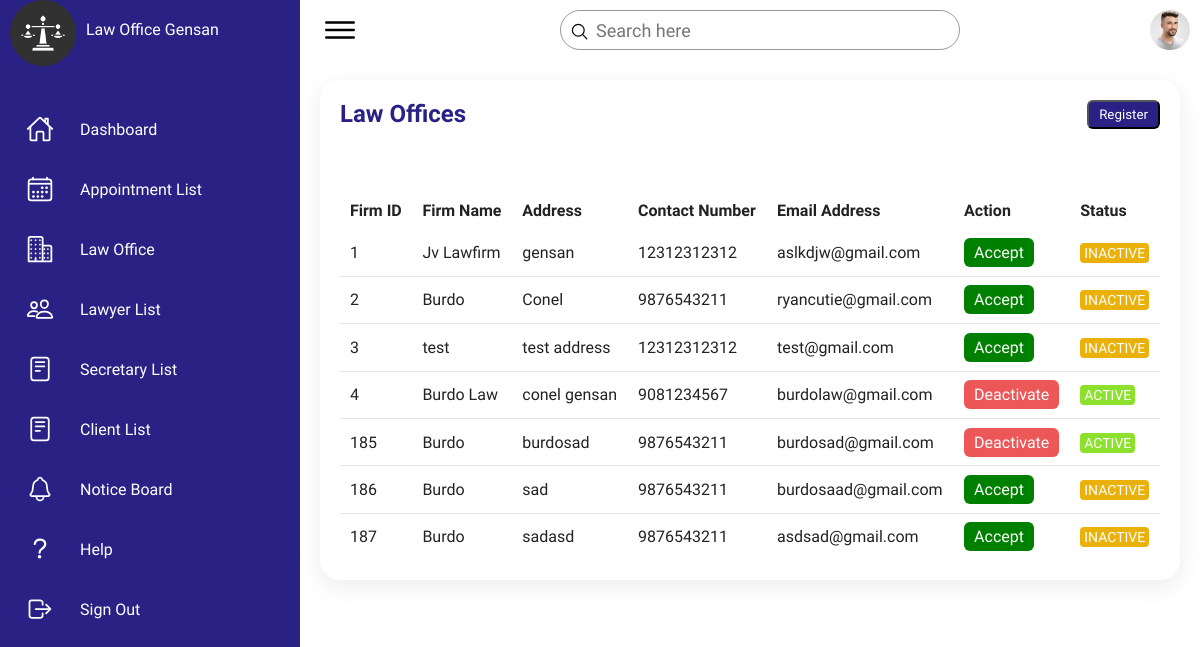
Screenshot of /LawyerOfficeFinal.php with the database file from the repository.
### tables this page shows
CREATE TABLE `tbl_officecred` (
  `office_credid` int(11) NOT NULL,
  `office_id` int(11) NOT NULL,
  `office_address` varchar(244) NOT NULL,
  `office_contact` bigint(11) NOT NULL
);

CREATE TABLE `tbl_officeinfo` (
  `office_id` int(11) NOT NULL,
  `office_name` varchar(244) NOT NULL,
  `office_email` varchar(244) NOT NULL,
  `office_status` int(11) NOT NULL
);

### LawyerOfficeFinal.php (the view, shortened to what this page needs)
<?php
include "dbconn.php";
$sql = "SELECT tbl_officeinfo.office_id, tbl_officeinfo.office_name, tbl_officeinfo.office_email, tbl_officeinfo.office_status, tbl_officecred.office_address, tbl_officecred.office_contact
FROM tbl_officeinfo
JOIN tbl_officecred ON tbl_officeinfo.office_id = tbl_officecred.office_id";
$result = mysqli_query($conn, $sql);
?>
<!DOCTYPE html>
<html lang="en">
<head>
    <link rel="stylesheet" href="LawyerOfficeFinal.css">
</head>
<body>
    <div class="container">
        <div class="navigation">
            <ul>
                <li>
                    <a href="#">
                        <span class="icon">
                            <img src="assets/imgs/justice-scale.png" alt="" style="width: 66px; height: 66px;" >
                        </span>
                        <span class="title">Law Office Gensan</span>
                    </a>
                </li>
                <li>
                    <a href="Dashboard.php">
                        <span class="icon">
                            <ion-icon name="home-outline"></ion-icon>
                        </span>
                        <span class="title">Dashboard</span>
                    </a>
                </li>
                <li>
                    <a href="appointmentlist.php">
                        <span class="icon">
                            <ion-icon name="calendar-outline"></ion-icon>
                        </span>
                        <span class="title">Appointment List</span>
                    </a>
                </li>
                <li>
                    <a href="LawyerOfficeFinal.php">
                        <span class="icon">
                            <ion-icon name="business-outline"></ion-icon>
                        </span>
                        <span class="title">Law Office</span>
                    </a>
                </li>
                <li>
                    <a href="Lawyer.php">
                        <span class="icon">
                            <ion-icon name="people-outline"></ion-icon>
                        </span>
                        <span class="title">Lawyer List</span>
                    </a>
                </li>
                <li>
                    <a href="secretarylist.php">
                        <span class="icon">
                            <ion-icon name="reader-outline"></ion-icon>
                        </span>
                        <span class="title">Secretary List</span>
                    </a>
                </li>
                <li>
                    <a href="clientlist.php">
                        <span class="icon">
                            <ion-icon name="reader-outline"></ion-icon>
                        </span>
                        <span class="title">Client List</span>
                    </a>
                </li>
                <li>
                    <a href="noticeboard.php">
                        <span class="icon">
                            <ion-icon name="notifications-outline"></ion-icon>
                        </span>
                        <span class="title">Notice Board</span>
                    </a>
                </li>
                <li>
                    <a href="#">
                        <span class="icon">
                            <ion-icon name="help-outline"></ion-icon>
                        </span>
                        <span class="title">Help</span>
                    </a>
                </li>
                <li>
                    <a href="homepage.php">
                        <span class="icon">
                            <ion-icon name="log-out-outline"></ion-icon>
                        </span>
                        <span class="title">Sign Out</span>
                    </a>
                </li>
            </ul>
        </div>
        <div class="main">
            <div class="topbar">
                <div class="toggle">
                    <ion-icon name="menu-outline"></ion-icon>
                </div>
                <div class="search">
                    <label>
                        <input type="text" placeholder="Search here" id="search-input">
                        <ion-icon name="search-outline"></ion-icon>
                    </label>
                </div>
                <div class="user">
                    <img src="assets/imgs/customer01.jpg" alt="">
                </div>
            </div>
            <div class="details">
                <div class="Appointment">
                    <div class="cardHeader">
                        <h2>Law Offices</h2>
                        <button id="registerBtn" class="btn">Register</button>
                    </div>
                    <table id="lawoffice-table">
                        <thead>
                            <tr>
                                <td>Firm ID</td>
                                <td>Firm Name</td>
                                <td>Address</td>
                                <td>Contact Number</td>
                                <td>Email Address</td>
                                <td>Action</td>
                                <td>Status</td>
                            </tr>
                        </thead>
                        <tbody>
                        <tr>
                                <?php
                                    while($row = mysqli_fetch_assoc($result))
                                    {
                                ?>
                                    <td><?php echo $row['office_id'] ?></td>
                                    <td><?php echo $row['office_name']; ?></td>
                                    <td><?php echo $row['office_address']; ?></td>
                                    <td><?php echo $row['office_contact']; ?></td>
                                    <td><?php echo $row['office_email']; ?></td>
                                    <td>
                                        <?php
                                        if($row['office_status'] == 0) {
                                            echo '<p><a href="activate.php?office_id='.$row['office_id'].'&status=1" class="method active">Accept</a></p>';
                                        }
                                        else {
                                            echo '<p><a href="activate.php?office_id='.$row['office_id'].'&status=0" class="method deactive">Deactivate</a></p>';
                                        }
                                        ?>
                                    </td>
                                    <td>
                                        <?php
                                        if($row['office_status'] == 1) {
                                        echo '<span class="status delivered">ACTIVE</span>';
                                        } else {
                                            echo '<span class="status pending">INACTIVE</span>';
                                        }
                                        ?>
                                    </td>
                            </tr>
                                <?php
                                    }
                                    ?>
                        </tbody>
                    </table>
                </div>
            </div>
        </div>
    </div>
</body>
</html>

### LawyerOfficeFinal.css (style rules this page uses)
* { font-family: "Ubuntu", sans-serif; margin: 0; padding: 0; box-sizing: border-box; }
:root { --blue: #2a2185; --white: #fff; --gray: #f5f5f5; --black1: #222; --black2: #999; }
body { min-height: 100vh; overflow-x: hidden; }
.container { position: relative; width: 100%; }
.navigation { position: fixed; width: 300px; height: 100%; background: var(--blue); border-left: 10px solid var(--blue); transition: 0.5s; overflow: hidden; }
.navigation ul { position: absolute; top: 0; left: 0; width: 100%; }
.navigation ul li { position: relative; width: 100%; list-style: none; border-top-left-radius: 30px; border-bottom-left-radius: 30px; }
.navigation ul li:nth-child(1) { margin-bottom: 40px; pointer-events: none; }
.navigation ul li a { position: relative; display: block; width: 100%; display: flex; text-decoration: none; color: var(--white); }
.navigation ul li a .icon { position: relative; display: block; min-width: 60px; height: 60px; line-height: 75px; text-align: center; }
.navigation ul li a .icon ion-icon { font-size: 1.75rem; }
.navigation ul li a .title { position: relative; display: block; padding: 0 10px; height: 60px; line-height: 60px; text-align: start; white-space: nowrap; }
.main { position: absolute; width: calc(100% - 300px); left: 300px; min-height: 100vh; background: var(--white); transition: 0.5s; }
.topbar { width: 100%; height: 60px; display: flex; justify-content: space-between; align-items: center; padding: 0 10px; }
.toggle { position: relative; width: 60px; height: 60px; display: flex; justify-content: center; align-items: center; font-size: 2.5rem; cursor: pointer; }
.search { position: relative; width: 400px; margin: 0 10px; }
.search label { position: relative; width: 100%; }
.search label input { width: 100%; height: 40px; border-radius: 40px; padding: 5px 20px; padding-left: 35px; font-size: 18px; outline: none; border: 1px solid var(--black2); }
.search label ion-icon { position: absolute; top: 0; left: 10px; font-size: 1.2rem; }
.user { position: relative; width: 40px; height: 40px; border-radius: 50%; overflow: hidden; cursor: pointer; }
.user img { position: absolute; top: 0; left: 0; width: 100%; height: 100%; object-fit: cover; }
.details { position: relative; width: 100%; padding: 20px; }
.details .Appointment { position: relative; display: grid; min-height: 500px; background: var(--white); padding: 20px; box-shadow: 0 7px 25px rgba(0, 0, 0, 0.08); border-radius: 20px; }
.details .cardHeader { display: flex; justify-content: space-between; align-items: flex-start; }
.cardHeader h2 { font-weight: 600; color: var(--blue); }
.cardHeader .btn { position: relative; padding: 5px 10px; background: var(--blue); text-decoration: none; color: var(--white); border-radius: 6px; cursor: pointer; }
.details table { width: 100%; border-collapse: collapse; margin-top: 10px; }
.details table thead td { font-weight: 600; }
.details .Appointment table tr { color: var(--black1); border-bottom: 1px solid rgba(0, 0, 0, 0.1); }
.details .Appointment table tr:last-child { border-bottom: none; }
.details .Appointment table tr td { padding: 10px; }
.details .Appointment table tr td:last-child { text-align: left; }
.details .Appointment table tr td:nth-child(2) { text-align: left; }
.details .Appointment table tr td:nth-child(3) { text-align: left; }
.status.delivered { padding: 2px 4px; background: #8de02c; color: var(--white); border-radius: 4px; font-size: 14px; font-weight: 500; }
.method.active { position: relative; padding: 5px 10px; background: green; text-decoration: none; color: var(--white); border-radius: 6px; cursor: pointer; }
.method.deactive { position: relative; padding: 5px 10px; background: rgb(237, 87, 87); text-decoration: none; color: var(--white); border-radius: 6px; cursor: pointer; }
.status.pending { padding: 2px 4px; background: #e9b10a; color: var(--white); border-radius: 4px; font-size: 14px; font-weight: 500; }

### rows the page displays
tbl_officecred: office.office_id "1", office.office_name "Jv Lawfirm", office_address "gensan", office_contact "12312312312", office.office_email "aslkdjw@gmail.com", shows "INACTIVE"
tbl_officecred: office.office_id "2", office.office_name "Burdo", office_address "Conel", office_contact "9876543211", office.office_email "ryancutie@gmail.com", shows "INACTIVE"
tbl_officecred: office.office_id "3", office.office_name "test", office_address "test address", office_contact "12312312312", office.office_email "test@gmail.com", shows "INACTIVE"
tbl_officecred: office.office_id "4", office.office_name "Burdo Law", office_address "conel gensan", office_contact "9081234567", office.office_email "burdolaw@gmail.com", shows "ACTIVE"
tbl_officecred: office.office_id "185", office.office_name "Burdo", office_address "burdosad", office_contact "9876543211", office.office_email "burdosad@gmail.com", shows "ACTIVE"
tbl_officecred: office.office_id "186", office.office_name "Burdo", office_address "sad", office_contact "9876543211", office.office_email "burdosaad@gmail.com", shows "INACTIVE"
tbl_officecred: office.office_id "187", office.office_name "Burdo", office_address "sadasd", office_contact "9876543211", office.office_email "asdsad@gmail.com", shows "INACTIVE"
